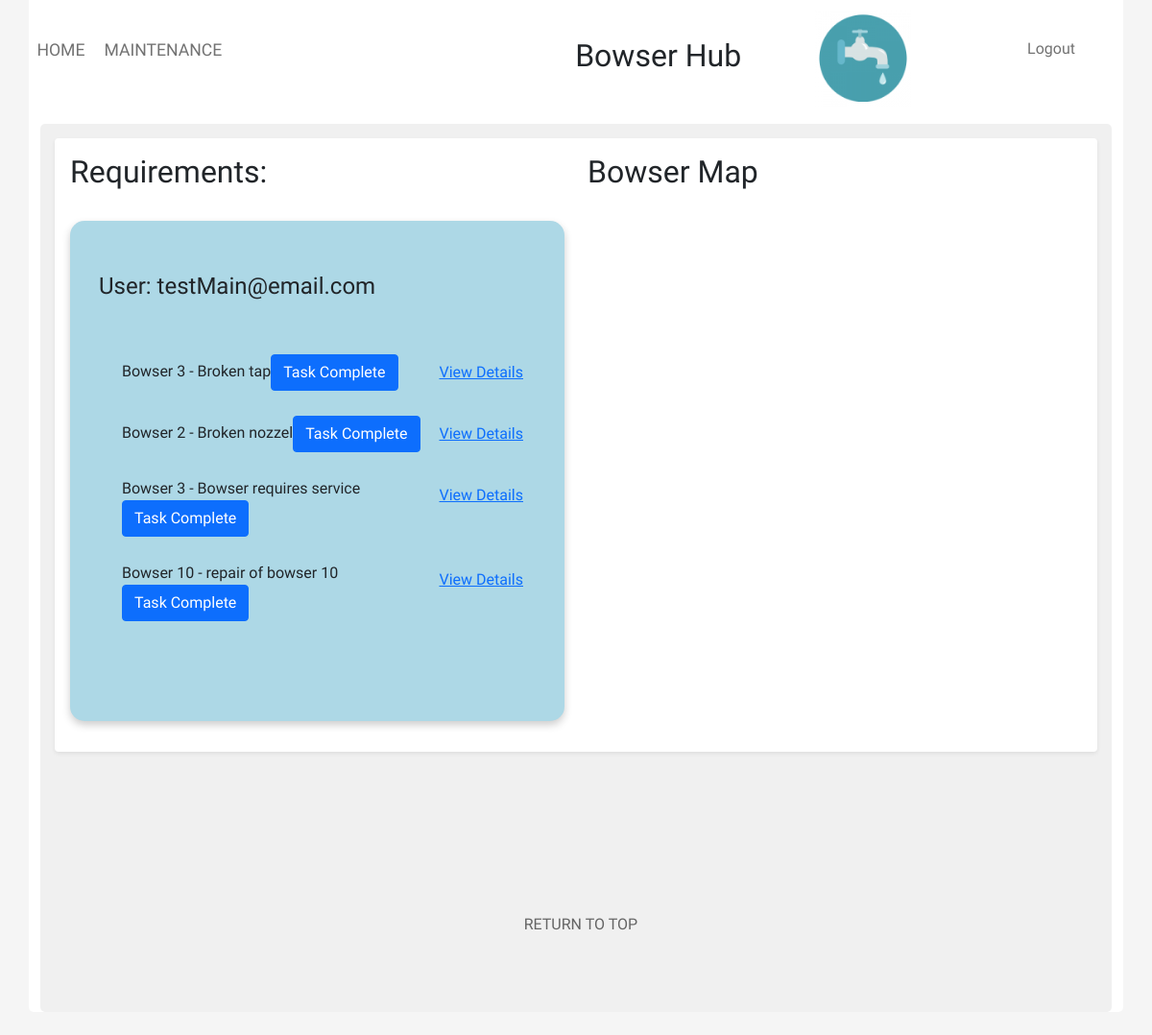
Page /maintenance/maintenance.php (signed in) on the committed database.
### tables this page shows
CREATE TABLE `tbl_maintenance_schedule` (
  `Maintenance_ID` int(11) NOT NULL,
  `Bowser_ID` int(11) NOT NULL,
  `User_ID` int(11) NOT NULL,
  `Description` varchar(100) NOT NULL,
  `Status` varchar(100) NOT NULL,
  `Date` timestamp NOT NULL DEFAULT current_timestamp() ON UPDATE current_timestamp(),
  `Assigned_To` int(11) NOT NULL,
  `Area_ID` int(11) NOT NULL,
  `Priority` int(11) NOT NULL,
  `Task_Type` varchar(100) NOT NULL
);

### maintenance/maintenance.php (the view, shortened to what this page needs)
<?php
if (isset($_SESSION['email'])){
    $email = $_SESSION['email'];
}
$connection = OpenConnection();
$User_SQL = "SELECT * from tbl_user_account WHERE Email = '$email'";
$User_Query = mysqli_query($connection, $User_SQL);
$User = mysqli_fetch_assoc($User_Query);
$User_ID = $User['User_ID'];
$sql = "SELECT * FROM tbl_maintenance_schedule WHERE Assigned_To = '$User_ID'";
$query = mysqli_query($connection, $sql);
?>
<!doctype html>
<html lang="en">
<head>
    <link href="https://cdn.jsdelivr.net/npm/bootstrap@5.1.1/dist/css/bootstrap.min.css" rel="stylesheet">
    <link rel="stylesheet" href="../global/global.css" type="text/css">
    <link rel="stylesheet" href="maintenance.css" type="text/css">
</head>
<body>
<div class="container">
    <div class="nav-wrapper">
        <div class="left-side">
            <div class="nav-link-wrapper active-nav-link">
                <a class="text-focus-in" href="../home/index.php">Home</a>
            </div>
            <div class="nav-link-wrapper active-nav-link">
                <a class="text-focus-in" href="maintenance.php">Maintenance</a>
            </div>
        </div>
        <div class="middle">
            <h2 class="text-focus-in">Bowser Hub</h2>
            <div id="logo">
                <img id="logo_image" src="../images/logo/bowserLogo.png" alt="" width="100" height="100">
            </div>
        </div>
        <div class="right-side">
            <div class="nav-link-wrapper">
                <?php
                if (isset($_SESSION['email'])) {
                    echo "<div class='nav-link-wrapper' id='logoutTab'>";
                    echo "<a href='../home/logout.php'>Logout</a>";
                    echo "</div>";
                }
                ?>
            </div>
        </div>
    </div>
    <div class="upperPage">
        <div class="shadow-sm p-3 mb-5 bg-body rounded">
            <div class="row">
                <div class="col">
                    <h2> Requirements:</h2>
                    <br />
                    <ul class="maintenance_list">
                        <br />
                        <h4>User: <?php echo $email  ?> </h4>
                        <br /><br />
                        <?php
                        foreach($query as $row){
                                        $maintID = $row['Maintenance_ID'];
                                        $getDetailIDSQL = "SELECT * FROM tbl_maintenance_schedule WHERE Maintenance_ID = '$maintID'";
                                        $detailQuery = mysqli_query($connection, $getDetailIDSQL);
                                        echo "<div class='form-check'>";
                                         echo "<label class='form-check-label'>";
                                        echo "Bowser ", $row['Bowser_ID']," - " ,$row['Description'];
                                        echo "</label>";
                                        echo "<button type='button' class='btn btn-link' data-toggle='popover' data-html = 'true'
                                        title= 'Maintenance ID: $row[Maintenance_ID]  Bowser ID: $row[Bowser_ID] User ID: $row[User_ID] Description: $row[Description] Status: $row[Status]
                                         Date: $row[Date] Assigned To: $row[Assigned_To] Area ID: $row[Area_ID] Priority $row[Priority] Task Type: $row[Task_Type]'
                                        style='float:right;'>View Details</button>";
                                       echo "<button type='button' class='btn btn-primary' style='float:right position:fixed;';>Task Complete</button>";
                                    echo "</div>";
                                    echo "<br/>";
                        }
                        ?>
                    <br /><br />
                </div>
                <div class="col">
                    <div class="text_area">
                        <h2>Bowser Map</h2>
                        <br />
                        <div id="map"></div>
                    </div>
                </div>
            </div>
        </div>
        <br /><br /><br /><br /><br />
        <p><a id="top_link" href="#back_to_top" >RETURN TO TOP</a></p>
        <br />  <br />
</body>
</html>

### global/global.css (style rules this page uses)
.left-side { margin-left: 5px; }
#logo { margin-right: -250px; }
#logo_image { margin-top: -75px; margin-left: 250px; }
body { font-family: "Comfortaa", cursive; margin: 0px; background-color: whitesmoke; }
.container { display: grid; grid-template-columns: 1fr; background-color: white; }
.nav-wrapper { display: flex; justify-content: space-between; padding: 38px; }
.left-side { display: flex; margin-left: -4%; }
.nav-wrapper > .left-side > div { margin-right: 20px; text-transform: uppercase; font-size: 1.1rem; }
.nav-link-wrapper { height: 22px; border-bottom: 1px solid transparent; transition: border-bottom 0.5s; }
.active-nav-link a { color: #727272; }
.nav-link-wrapper a { color: #727272; text-decoration: none; transition: color 0.5s; }
.text-focus-in { -webkit-animation: text-focus-in 0.7s cubic-bezier(0.55, 0.085, 0.68, 0.53) both; animation: text-focus-in 0.7s cubic-bezier(0.55, 0.085, 0.68, 0.53) both; animation-delay: 0.7s; }
.middle { margin-left: -30%; }
.upperPage { background-color: rgb(240, 240, 240); border-radius: 5px; padding: 15px; margin-top: -20px; }
.container { padding-top: 25px; margin-top: -40px; border-radius: 5px; }
#top_link { color: #656565; margin-left: 45%; }
a:link { text-decoration: none; }
#map { height: 400px; }
@media only screen and (max-width: 1200px) { .middle { margin-left: 50px; } }

### maintenance/maintenance.css (style rules this page uses)
.maintenance_list { padding: 30px; background-color: lightblue; border: 0; border-radius: 15px; box-shadow: 0 4px 8px 0 rgba(0, 0, 0, 0.2); }

### rows in the picture
tbl_maintenance_schedule: Bowser_ID "3", Description "Broken tap"
tbl_maintenance_schedule: Bowser_ID "2", Description "Broken nozzel"
tbl_maintenance_schedule: Bowser_ID "3", Description "Bowser requires service"
tbl_maintenance_schedule: Bowser_ID "10", Description "repair of bowser 10"

### other values in the picture
$email "testMain@email.com"
